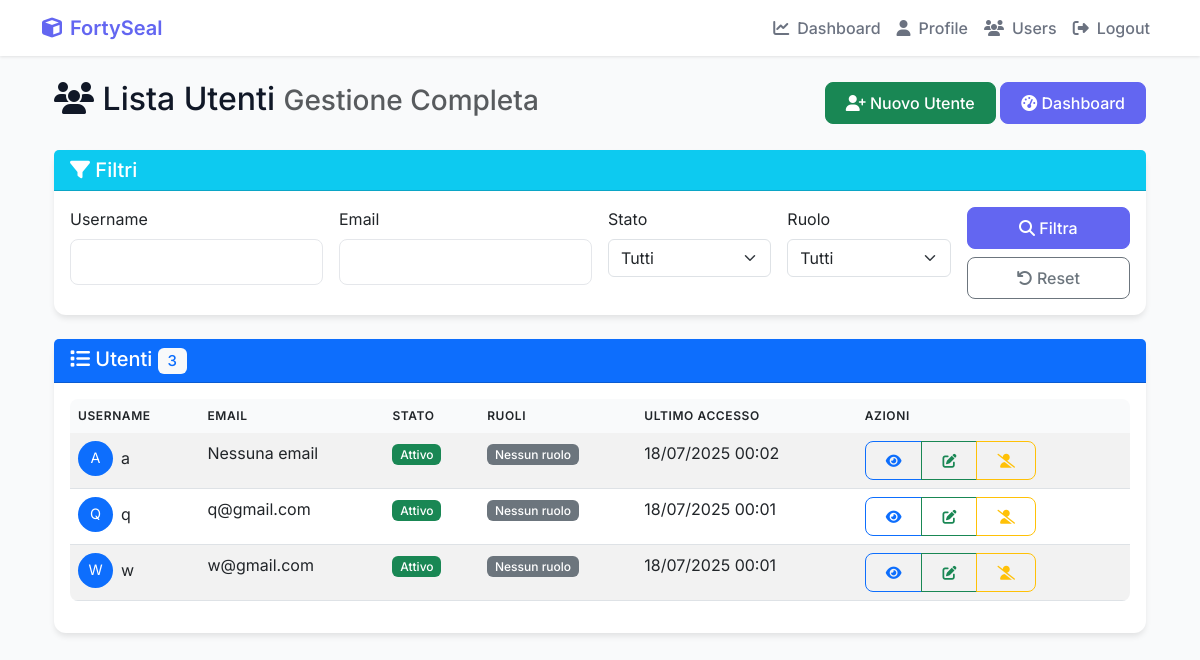
Page /user-management/users/ (signed in) on the committed database.
### Cripto1/models.py (models this page shows, shortened)
class UserProfile(models.Model):
    user = models.OneToOneField(User, on_delete=models.CASCADE)
    user_key = models.CharField(max_length=255, unique=True) # Keep as a unique identifier (can be hash of public key)
    public_key = models.TextField(null=True, blank=True) # Allow null for existing rows
    private_key = EncryptedTextField(null=True, blank=True) # Allow null for existing rows
    balance = models.FloatField(default=0.0)
    created_at = models.DateTimeField(auto_now_add=True)
    profile_picture = models.ImageField(upload_to='profile_pics/', blank=True, null=True)
    is_active = models.BooleanField(default=True)
    last_login_ip = models.GenericIPAddressField(null=True, blank=True)
    last_login_date = models.DateTimeField(null=True, blank=True)
    login_attempts = models.IntegerField(default=0)
    locked_until = models.DateTimeField(null=True, blank=True)
    sso_provider = models.CharField(max_length=50, blank=True, null=True)  # Per SSO
    sso_id = models.CharField(max_length=255, blank=True, null=True)  # ID esterno per SSO
    department = models.CharField(max_length=100, blank=True, null=True)
    position = models.CharField(max_length=100, blank=True, null=True)
    phone = models.CharField(max_length=20, blank=True, null=True)
    emergency_contact = models.CharField(max_length=255, blank=True, null=True)
    notes = models.TextField(blank=True, null=True)
    def is_locked(self):
        if self.locked_until and timezone.now() < self.locked_until:
            return True
        return False
    def update_last_login(self, ip_address=None):
        self.last_login_date = timezone.now()
        if ip_address:
            self.last_login_ip = ip_address
        self.save()

### Cripto1/views.py (the view)
    def wrapper(request, *args, **kwargs):
        if not request.user.is_authenticated:
            messages.error(request, "Devi essere autenticato per accedere a questa sezione.")
            return redirect('Cripto1:login')
        return view_func(request, *args, **kwargs)

### Cripto1/views.py (called while the page is built)
def user_management_required(view_func):
    def wrapper(request, *args, **kwargs):
        if not request.user.is_authenticated:
            messages.error(request, "Devi essere autenticato per accedere a questa sezione.")
            return redirect('Cripto1:login')
        return view_func(request, *args, **kwargs)
    return wrapper

### Cripto1/templates/Cripto1/user_management/user_list.html (shortened to what this page needs)
{% extends 'Cripto1/base.html' %}
{% load static %}
{% block content %}
<div class="container-fluid mt-4">
    <div class="row">
        <div class="col-12">
            <div class="d-flex justify-content-between align-items-center mb-4">
                <h2>
                    <i class="fas fa-users"></i> Lista Utenti
                    <small class="text-muted">Gestione Completa</small>
                </h2>
                <div>
                    <a href="{% url 'Cripto1:create_user' %}" class="btn btn-success">
                        <i class="fas fa-user-plus"></i> Nuovo Utente
                    </a>
                    <a href="{% url 'Cripto1:user_management_dashboard' %}" class="btn btn-primary">
                        <i class="fas fa-tachometer-alt"></i> Dashboard
                    </a>
                </div>
            </div>
        </div>
    </div>
    <div class="row mb-4">
        <div class="col-12">
            <div class="card border-info">
                <div class="card-header bg-info text-white">
                    <h5 class="mb-0">
                        <i class="fas fa-filter"></i> Filtri
                    </h5>
                </div>
                <div class="card-body">
                    <form method="GET" class="row g-3">
                        <div class="col-md-3">
                            <label for="username" class="form-label">Username</label>
                            <input type="text" class="form-control" id="username" name="username" value="{{ request.GET.username|default:'' }}">
                        </div>
                        <div class="col-md-3">
                            <label for="email" class="form-label">Email</label>
                            <input type="email" class="form-control" id="email" name="email" value="{{ request.GET.email|default:'' }}">
                        </div>
                        <div class="col-md-2">
                            <label for="status" class="form-label">Stato</label>
                            <select class="form-select" id="status" name="status">
                                <option value="">Tutti</option>
                            </select>
                        </div>
                        <div class="col-md-2">
                            <label for="role" class="form-label">Ruolo</label>
                            <select class="form-select" id="role" name="role">
                                <option value="">Tutti</option>
                            </select>
                        </div>
                        <div class="col-md-2 d-flex align-items-end">
                            <div class="d-grid gap-2 w-100">
                                <button type="submit" class="btn btn-primary">
                                    <i class="fas fa-search"></i> Filtra
                                </button>
                                <a href="{% url 'Cripto1:user_list' %}" class="btn btn-outline-secondary">
                                    <i class="fas fa-undo"></i> Reset
                                </a>
                            </div>
                        </div>
                    </form>
                </div>
            </div>
        </div>
    </div>
    <div class="row">
        <div class="col-12">
            <div class="card border-primary">
                <div class="card-header bg-primary text-white">
                    <h5 class="mb-0">
                        <i class="fas fa-list"></i> Utenti
                        <span class="badge bg-light text-primary">{{ page_obj.paginator.count }}</span>
                    </h5>
                </div>
                <div class="card-body">
                    {% if page_obj %}
                        <div class="table-responsive">
                            <table class="table table-striped table-hover">
                                <thead>
                                    <tr>
                                        <th>Username</th>
                                        <th>Email</th>
                                        <th>Stato</th>
                                        <th>Ruoli</th>
                                        <th>Ultimo Accesso</th>
                                        <th>Azioni</th>
                                    </tr>
                                </thead>
                                <tbody>
                                    {% for user_profile in page_obj %}
                                        <tr>
                                            <td>
                                                <div class="d-flex align-items-center">
                                                    <div class="bg-primary text-white rounded-circle d-flex align-items-center justify-content-center me-2" style="width: 35px; height: 35px; font-size: 0.9rem;">
                                                        {{ user_profile.user.username|first|upper }}
                                                    </div>
                                                    {{ user_profile.user.username }}
                                                </div>
                                            </td>
                                            <td>{{ user_profile.user.email|default:"Nessuna email" }}</td>
                                            <td>
                                                {% if user_profile.is_active %}
                                                    <span class="badge bg-success">Attivo</span>
                                                {% else %}
                                                    {% if user_profile.login_attempts >= 3 %}
                                                        <span class="badge bg-danger">Bloccato</span>
                                                    {% else %}
                                                        <span class="badge bg-warning text-dark">Inattivo</span>
                                                    {% endif %}
                                                {% endif %}
                                            </td>
                                            <td>
                                                {% for user_role in user_profile.user.userrole_set.all %}
                                                    <span class="badge bg-info">{{ user_role.role.name }}</span>
                                                {% empty %}
                                                    <span class="badge bg-secondary">Nessun ruolo</span>
                                                {% endfor %}
                                            </td>
                                            <td>
                                                {% if user_profile.user.last_login %}
                                                    {{ user_profile.user.last_login|date:"d/m/Y H:i" }}
                                                {% else %}
                                                    <span class="text-muted">Mai</span>
                                                {% endif %}
                                            </td>
                                            <td>
                                                <div class="btn-group">
                                                    <a href="{% url 'Cripto1:user_detail' user_profile.user.id %}" class="btn btn-sm btn-outline-primary">
                                                        <i class="fas fa-eye"></i>
                                                    </a>
                                                    <a href="{% url 'Cripto1:edit_user' user_profile.user.id %}" class="btn btn-sm btn-outline-success">
                                                        <i class="fas fa-edit"></i>
                                                    </a>
                                                    {% if user_profile.is_active %}
                                                        <a href="{% url 'Cripto1:toggle_user_status' user_profile.user.id %}" class="btn btn-sm btn-outline-warning">
                                                            <i class="fas fa-user-slash"></i>
                                                        </a>
                                                    {% else %}
                                                        <a href="{% url 'Cripto1:toggle_user_status' user_profile.user.id %}" class="btn btn-sm btn-outline-success">
                                                            <i class="fas fa-user-check"></i>
                                                        </a>
                                                    {% endif %}
                                                </div>
                                            </td>
                                        </tr>
                                    {% endfor %}
                                </tbody>
                            </table>
                        </div>
                    {% else %}
                        <div class="text-center py-4">
                            <i class="fas fa-users fa-3x text-muted mb-3"></i>
                            <h5 class="text-muted">Nessun utente trovato</h5>
                            <p>Prova a modificare i filtri o <a href="{% url 'Cripto1:create_user' %}">crea un nuovo utente</a>.</p>
                        </div>
                    {% endif %}
                </div>
            </div>
        </div>
    </div>
</div>
{% endblock %}

### Cripto1/templates/Cripto1/base.html (style rules this page uses)
:root { --primary-color: #6366f1; --secondary-color: #4f46e5; --success-color: #22c55e; --danger-color: #ef4444; --warning-color: #f59e0b; --info-color: #3b82f6; --background-color: #f9fafb; --card-background: #ffffff; --text-primary: #111827; --text-secondary: #6b7280; --bottom-nav-height: 56px; }
body { font-family: 'Inter', sans-serif; background-color: var(--background-color); color: var(--text-primary); }
.card { border: none; border-radius: 12px; box-shadow: 0 4px 6px -1px rgba(0,0,0,0.1); background: var(--card-background); transition: transform 0.2s ease, box-shadow 0.2s ease; }
.btn { font-weight: 500; border-radius: 8px; padding: 0.5rem 1.25rem; transition: all 0.2s ease; }
.btn-primary { background-color: var(--primary-color); border-color: var(--primary-color); }
.table { border-radius: 8px; overflow: hidden; }
.table thead th { background-color: var(--background-color); border-bottom: none; font-weight: 600; text-transform: uppercase; font-size: 0.75rem; letter-spacing: 0.05em; }
.badge { font-weight: 500; padding: 0.35em 0.65em; border-radius: 6px; }
.form-control { border-radius: 8px; border: 1px solid #e5e7eb; padding: 0.625rem 1rem; }
:root { --primary-color: #6366f1; --secondary-color: #4f46e5; --success-color: #22c55e; --danger-color: #ef4444; --warning-color: #f59e0b; --info-color: #3b82f6; --background-color: #f9fafb; --card-background: #ffffff; --text-primary: #111827; --text-secondary: #6b7280; }

### rows in the picture
UserProfile: user.username|first "A", user.username "a", user.email "Nessuna email", is_active "Attivo", user.last_login "18/07/2025 00:02"
UserProfile: user.username|first "Q", user.username "q", user.email "q@gmail.com", is_active "Attivo", user.last_login "18/07/2025 00:01"
UserProfile: user.username|first "W", user.username "w", user.email "w@gmail.com", is_active "Attivo", user.last_login "18/07/2025 00:01"

### other values in the picture
{{ page_obj.paginator.count }} "3"
